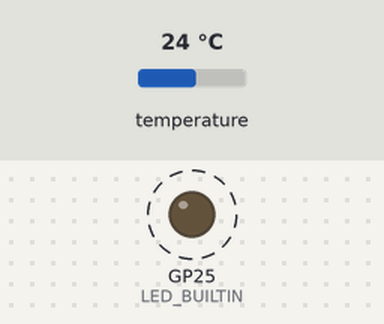
The sketch below on a simulated Raspberry Pi Pico. Shown: output pins drawn as LEDs (lit = HIGH). Dashed ring = blinking. The inputs (shaded band) are chosen by the test bench; at power-on: temperature 24 °C. What the sketch prints to the serial monitor is not drawn.

Above: at 0.05 s.
Timing chart, 0 to 3.0 s (numbered marks = the images above):
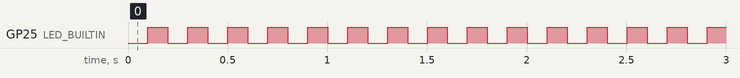

Measured:
- by itself, GP25 (LED_BUILTIN): alternates HIGH for 0.10 s and LOW for 0.10 s

The sketch:

PicoW_Temperature_Serial.ino
```cpp
// Pico W example of sending a serial port  message with the internal temperature of the board
// ichingxs4all

float f; // the float f will hold the temperature value

bool debug = true;  //set to false if no serial debug is needed

int tempo = 100;  //The tempo of how fast the readings will be transmitted in msecs

bool ledState; //The boolean ledState will hold the state of the build in led


void setup() {

  if (debug) Serial.begin(9600); //Setup the serial port to debug

  // initialize digital pin LED_BUILTIN as an output and turn on the led to indicate that we are alive
  pinMode(LED_BUILTIN, OUTPUT);
  ledState = HIGH;
  digitalWrite(LED_BUILTIN, ledState);
}

void loop() {
  // put your main code here, to run repeatedly:
f = analogReadTemp(); //Read the internal temperature of the Pico W

if(debug)Serial.println(f);  //Print the temperature value to the Serial port

//Change the led state to have a visible indication of the status change
  ledState = !ledState;
  digitalWrite(LED_BUILTIN, ledState);
delay(tempo);
}
```
